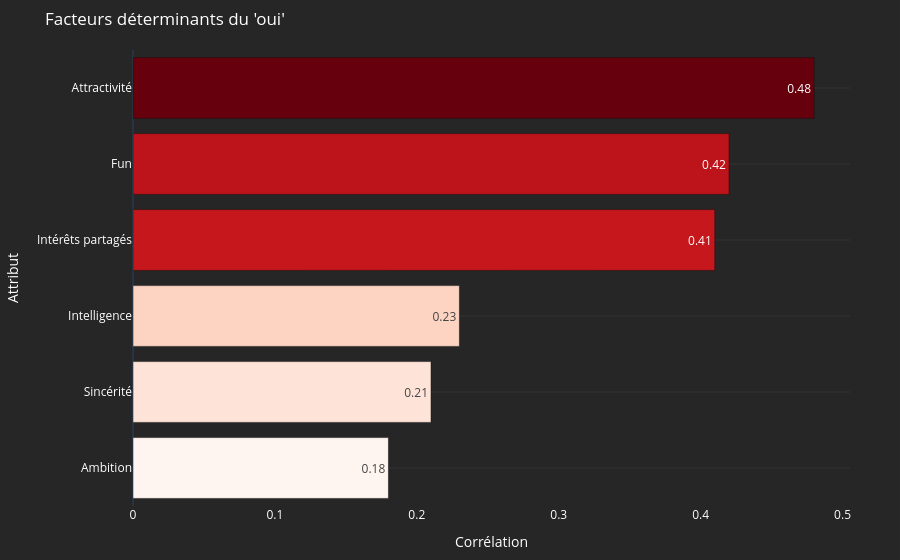

The notebook cell saved with this chart:
### Code cell
corr_data = {
    'Attribut': ['Attractivité', 'Fun', 'Intérêts partagés', 'Intelligence', 'Sincérité', 'Ambition'],
    'Corrélation': [0.48, 0.42, 0.41, 0.23, 0.21, 0.18]
}
df_corr = pd.DataFrame(corr_data)

fig_corr = px.bar(
    df_corr, 
    x='Corrélation', 
    y='Attribut', 
    orientation='h',
    title="Facteurs déterminants du 'oui'",
    text='Corrélation',
    template='plotly_dark',
    color='Corrélation',
    color_continuous_scale='Reds'
)

fig_corr.update_layout(yaxis={'categoryorder':'total ascending'})

fig_corr.update_layout(showlegend=False, coloraxis_showscale=False)

style(fig_corr).show()

### Figure 1 — Plotly figure (JSON) as saved in the notebook; plotly's stock layout.template omitted (floating-point values rounded to 4 significant figures)
{"data": [{"hovertemplate": "Corrélation=%{marker.color}<br>Attribut=%{y}<extra></extra>", "legendgroup": "", "marker": {"color": [0.48, 0.42, 0.41, 0.23, 0.21, 0.18], "coloraxis": "coloraxis", "pattern": {"shape": ""}}, "name": "", "orientation": "h", "showlegend": false, "text": [0.48, 0.42, 0.41, 0.23, 0.21, 0.18], "textposition": "auto", "type": "bar", "x": [0.48, 0.42, 0.41, 0.23, 0.21, 0.18], "xaxis": "x", "y": ["Attractivité", "Fun", "Intérêts partagés", "Intelligence", "Sincérité", "Ambition"], "yaxis": "y"}], "layout": {"barmode": "relative", "coloraxis": {"colorbar": {"title": {"text": "Corrélation"}}, "colorscale": [[0, "rgb(255,245,240)"], [0.125, "rgb(254,224,210)"], [0.25, "rgb(252,187,161)"], [0.375, "rgb(252,146,114)"], [0.5, "rgb(251,106,74)"], [0.625, "rgb(239,59,44)"], [0.75, "rgb(203,24,29)"], [0.875, "rgb(165,15,21)"], [1, "rgb(103,0,13)"]], "showscale": false}, "font": {"color": "#ffffff"}, "legend": {"tracegroupgap": 0}, "margin": {"b": 50, "l": 50, "r": 50, "t": 50}, "paper_bgcolor": "#262626", "plot_bgcolor": "#262626", "showlegend": false, "title": {"text": "Facteurs déterminants du 'oui'"}, "xaxis": {"anchor": "y", "domain": [0, 1], "showgrid": false, "title": {"text": "Corrélation"}}, "yaxis": {"anchor": "x", "categoryorder": "total ascending", "domain": [0, 1], "gridcolor": "#333333", "title": {"text": "Attribut"}}}}
